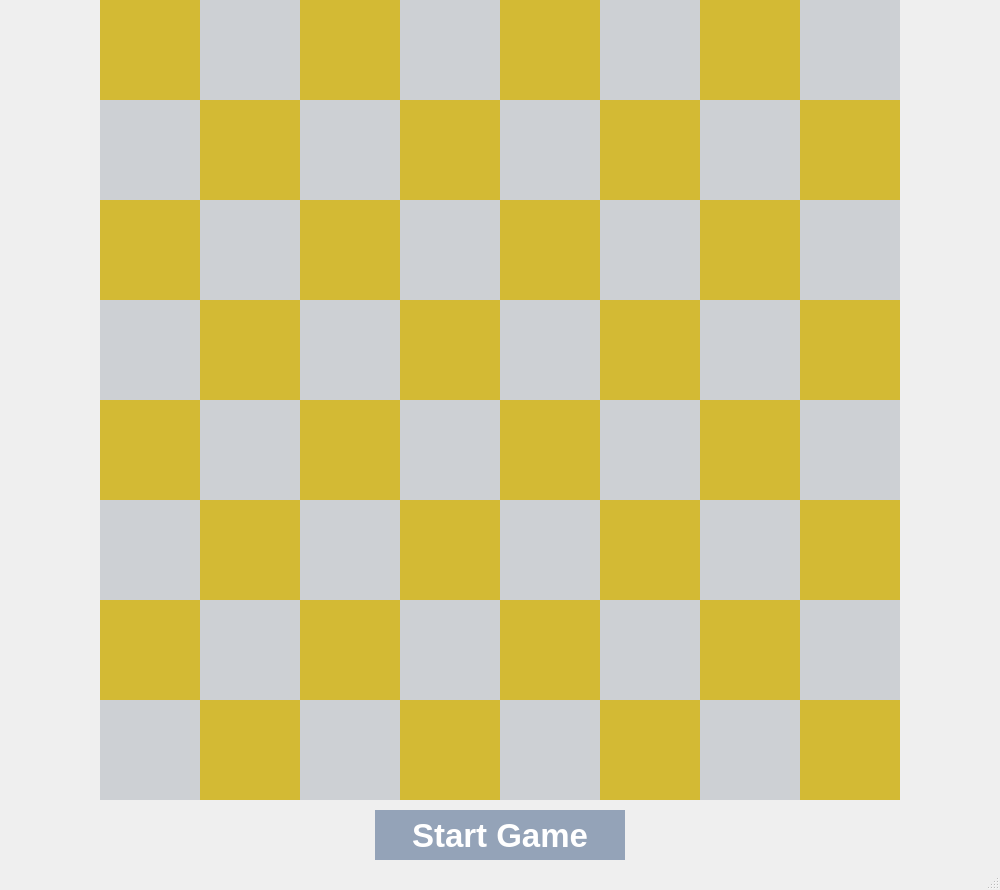
<?xml version="1.0" encoding="UTF-8"?>
<ui version="4.0">
 <class>MainWindow</class>
 <widget class="QMainWindow" name="MainWindow">
  <property name="geometry">
   <rect>
    <x>0</x>
    <y>0</y>
    <width>1000</width>
    <height>890</height>
   </rect>
  </property>
  <property name="windowTitle">
   <string>MainWindow</string>
  </property>
  <widget class="QWidget" name="centralwidget">
   <widget class="QWidget" name="board" native="true">
    <property name="geometry">
     <rect>
      <x>100</x>
      <y>0</y>
      <width>800</width>
      <height>800</height>
     </rect>
    </property>
    <property name="styleSheet">
     <string notr="true">background-color: black;</string>
    </property>
    <widget class="QWidget" name="tile00" native="true">
     <property name="geometry">
      <rect>
       <x>0</x>
       <y>0</y>
       <width>100</width>
       <height>100</height>
      </rect>
     </property>
     <property name="styleSheet">
      <string notr="true">background-color: #D3BA34;</string>
     </property>
    </widget>
    <widget class="QWidget" name="tile01" native="true">
     <property name="geometry">
      <rect>
       <x>100</x>
       <y>0</y>
       <width>100</width>
       <height>100</height>
      </rect>
     </property>
     <property name="styleSheet">
      <string notr="true">background-color: #CDD0D4;</string>
     </property>
    </widget>
    <widget class="QWidget" name="tile02" native="true">
     <property name="geometry">
      <rect>
       <x>200</x>
       <y>0</y>
       <width>100</width>
       <height>100</height>
      </rect>
     </property>
     <property name="styleSheet">
      <string notr="true">background-color: #D3BA34;</string>
     </property>
    </widget>
    <widget class="QWidget" name="tile04" native="true">
     <property name="geometry">
      <rect>
       <x>400</x>
       <y>0</y>
       <width>100</width>
       <height>100</height>
      </rect>
     </property>
     <property name="styleSheet">
      <string notr="true">background-color: #D3BA34;</string>
     </property>
    </widget>
    <widget class="QWidget" name="tile06" native="true">
     <property name="geometry">
      <rect>
       <x>600</x>
       <y>0</y>
       <width>100</width>
       <height>100</height>
      </rect>
     </property>
     <property name="styleSheet">
      <string notr="true">background-color: #D3BA34;</string>
     </property>
    </widget>
    <widget class="QWidget" name="tile03" native="true">
     <property name="geometry">
      <rect>
       <x>300</x>
       <y>0</y>
       <width>100</width>
       <height>100</height>
      </rect>
     </property>
     <property name="styleSheet">
      <string notr="true">background-color: #CDD0D4;</string>
     </property>
    </widget>
    <widget class="QWidget" name="tile05" native="true">
     <property name="geometry">
      <rect>
       <x>500</x>
       <y>0</y>
       <width>100</width>
       <height>100</height>
      </rect>
     </property>
     <property name="styleSheet">
      <string notr="true">background-color: #CDD0D4;</string>
     </property>
    </widget>
    <widget class="QWidget" name="tile07" native="true">
     <property name="geometry">
      <rect>
       <x>700</x>
       <y>0</y>
       <width>100</width>
       <height>100</height>
      </rect>
     </property>
     <property name="styleSheet">
      <string notr="true">background-color: #CDD0D4;</string>
     </property>
    </widget>
    <widget class="QWidget" name="tile10" native="true">
     <property name="geometry">
      <rect>
       <x>0</x>
       <y>100</y>
       <width>100</width>
       <height>100</height>
      </rect>
     </property>
     <property name="styleSheet">
      <string notr="true">background-color: #CDD0D4;</string>
     </property>
    </widget>
    <widget class="QWidget" name="tile30" native="true">
     <property name="geometry">
      <rect>
       <x>0</x>
       <y>300</y>
       <width>100</width>
       <height>100</height>
      </rect>
     </property>
     <property name="styleSheet">
      <string notr="true">background-color: #CDD0D4;</string>
     </property>
    </widget>
    <widget class="QWidget" name="tile50" native="true">
     <property name="geometry">
      <rect>
       <x>0</x>
       <y>500</y>
       <width>100</width>
       <height>100</height>
      </rect>
     </property>
     <property name="styleSheet">
      <string notr="true">background-color: #CDD0D4;</string>
     </property>
    </widget>
    <widget class="QWidget" name="tile70" native="true">
     <property name="geometry">
      <rect>
       <x>0</x>
       <y>700</y>
       <width>100</width>
       <height>100</height>
      </rect>
     </property>
     <property name="styleSheet">
      <string notr="true">background-color: #CDD0D4;</string>
     </property>
    </widget>
    <widget class="QWidget" name="tile20" native="true">
     <property name="geometry">
      <rect>
       <x>0</x>
       <y>200</y>
       <width>100</width>
       <height>100</height>
      </rect>
     </property>
     <property name="styleSheet">
      <string notr="true">background-color: #D3BA34;</string>
     </property>
    </widget>
    <widget class="QWidget" name="tile40" native="true">
     <property name="geometry">
      <rect>
       <x>0</x>
       <y>400</y>
       <width>100</width>
       <height>100</height>
      </rect>
     </property>
     <property name="styleSheet">
      <string notr="true">background-color: #D3BA34;</string>
     </property>
    </widget>
    <widget class="QWidget" name="tile60" native="true">
     <property name="geometry">
      <rect>
       <x>0</x>
       <y>600</y>
       <width>100</width>
       <height>100</height>
      </rect>
     </property>
     <property name="styleSheet">
      <string notr="true">background-color: #D3BA34;</string>
     </property>
    </widget>
    <widget class="QWidget" name="tile11" native="true">
     <property name="geometry">
      <rect>
       <x>100</x>
       <y>100</y>
       <width>100</width>
       <height>100</height>
      </rect>
     </property>
     <property name="styleSheet">
      <string notr="true">background-color: #D3BA34;</string>
     </property>
    </widget>
    <widget class="QWidget" name="tile13" native="true">
     <property name="geometry">
      <rect>
       <x>300</x>
       <y>100</y>
       <width>100</width>
       <height>100</height>
      </rect>
     </property>
     <property name="styleSheet">
      <string notr="true">background-color: #D3BA34;</string>
     </property>
    </widget>
    <widget class="QWidget" name="tile15" native="true">
     <property name="geometry">
      <rect>
       <x>500</x>
       <y>100</y>
       <width>100</width>
       <height>100</height>
      </rect>
     </property>
     <property name="styleSheet">
      <string notr="true">background-color: #D3BA34;</string>
     </property>
    </widget>
    <widget class="QWidget" name="tile17" native="true">
     <property name="geometry">
      <rect>
       <x>700</x>
       <y>100</y>
       <width>100</width>
       <height>100</height>
      </rect>
     </property>
     <property name="styleSheet">
      <string notr="true">background-color: #D3BA34;</string>
     </property>
    </widget>
    <widget class="QWidget" name="tile22" native="true">
     <property name="geometry">
      <rect>
       <x>200</x>
       <y>200</y>
       <width>100</width>
       <height>100</height>
      </rect>
     </property>
     <property name="styleSheet">
      <string notr="true">background-color: #D3BA34;</string>
     </property>
    </widget>
    <widget class="QWidget" name="tile24" native="true">
     <property name="geometry">
      <rect>
       <x>400</x>
       <y>200</y>
       <width>100</width>
       <height>100</height>
      </rect>
     </property>
     <property name="styleSheet">
      <string notr="true">background-color: #D3BA34;</string>
     </property>
    </widget>
    <widget class="QWidget" name="tile26" native="true">
     <property name="geometry">
      <rect>
       <x>600</x>
       <y>200</y>
       <width>100</width>
       <height>100</height>
      </rect>
     </property>
     <property name="styleSheet">
      <string notr="true">background-color: #D3BA34;</string>
     </property>
    </widget>
    <widget class="QWidget" name="tile31" native="true">
     <property name="geometry">
      <rect>
       <x>100</x>
       <y>300</y>
       <width>100</width>
       <height>100</height>
      </rect>
     </property>
     <property name="styleSheet">
      <string notr="true">background-color: #D3BA34;</string>
     </property>
    </widget>
    <widget class="QWidget" name="tile33" native="true">
     <property name="geometry">
      <rect>
       <x>300</x>
       <y>300</y>
       <width>100</width>
       <height>100</height>
      </rect>
     </property>
     <property name="styleSheet">
      <string notr="true">background-color: #D3BA34;</string>
     </property>
    </widget>
    <widget class="QWidget" name="tile35" native="true">
     <property name="geometry">
      <rect>
       <x>500</x>
       <y>300</y>
       <width>100</width>
       <height>100</height>
      </rect>
     </property>
     <property name="styleSheet">
      <string notr="true">background-color: #D3BA34;</string>
     </property>
    </widget>
    <widget class="QWidget" name="tile37" native="true">
     <property name="geometry">
      <rect>
       <x>700</x>
       <y>300</y>
       <width>100</width>
       <height>100</height>
      </rect>
     </property>
     <property name="styleSheet">
      <string notr="true">background-color: #D3BA34;</string>
     </property>
    </widget>
    <widget class="QWidget" name="tile42" native="true">
     <property name="geometry">
      <rect>
       <x>200</x>
       <y>400</y>
       <width>100</width>
       <height>100</height>
      </rect>
     </property>
     <property name="styleSheet">
      <string notr="true">background-color: #D3BA34;</string>
     </property>
    </widget>
    <widget class="QWidget" name="tile44" native="true">
     <property name="geometry">
      <rect>
       <x>400</x>
       <y>400</y>
       <width>100</width>
       <height>100</height>
      </rect>
     </property>
     <property name="styleSheet">
      <string notr="true">background-color: #D3BA34;</string>
     </property>
    </widget>
    <widget class="QWidget" name="tile46" native="true">
     <property name="geometry">
      <rect>
       <x>600</x>
       <y>400</y>
       <width>100</width>
       <height>100</height>
      </rect>
     </property>
     <property name="styleSheet">
      <string notr="true">background-color: #D3BA34;</string>
     </property>
    </widget>
    <widget class="QWidget" name="tile51" native="true">
     <property name="geometry">
      <rect>
       <x>100</x>
       <y>500</y>
       <width>100</width>
       <height>100</height>
      </rect>
     </property>
     <property name="styleSheet">
      <string notr="true">background-color: #D3BA34;</string>
     </property>
    </widget>
    <widget class="QWidget" name="tile53" native="true">
     <property name="geometry">
      <rect>
       <x>300</x>
       <y>500</y>
       <width>100</width>
       <height>100</height>
      </rect>
     </property>
     <property name="styleSheet">
      <string notr="true">background-color: #D3BA34;</string>
     </property>
    </widget>
    <widget class="QWidget" name="tile55" native="true">
     <property name="geometry">
      <rect>
       <x>500</x>
       <y>500</y>
       <width>100</width>
       <height>100</height>
      </rect>
     </property>
     <property name="styleSheet">
      <string notr="true">background-color: #D3BA34;</string>
     </property>
    </widget>
    <widget class="QWidget" name="tile57" native="true">
     <property name="geometry">
      <rect>
       <x>700</x>
       <y>500</y>
       <width>100</width>
       <height>100</height>
      </rect>
     </property>
     <property name="styleSheet">
      <string notr="true">background-color: #D3BA34;</string>
     </property>
    </widget>
    <widget class="QWidget" name="tile62" native="true">
     <property name="geometry">
      <rect>
       <x>200</x>
       <y>600</y>
       <width>100</width>
       <height>100</height>
      </rect>
     </property>
     <property name="styleSheet">
      <string notr="true">background-color: #D3BA34;</string>
     </property>
    </widget>
    <widget class="QWidget" name="tile64" native="true">
     <property name="geometry">
      <rect>
       <x>400</x>
       <y>600</y>
       <width>100</width>
       <height>100</height>
      </rect>
     </property>
     <property name="styleSheet">
      <string notr="true">background-color: #D3BA34;</string>
     </property>
    </widget>
    <widget class="QWidget" name="tile66" native="true">
     <property name="geometry">
      <rect>
       <x>600</x>
       <y>600</y>
       <width>100</width>
       <height>100</height>
      </rect>
     </property>
     <property name="styleSheet">
      <string notr="true">background-color: #D3BA34;</string>
     </property>
    </widget>
    <widget class="QWidget" name="tile71" native="true">
     <property name="geometry">
      <rect>
       <x>100</x>
       <y>700</y>
       <width>100</width>
       <height>100</height>
      </rect>
     </property>
     <property name="styleSheet">
      <string notr="true">background-color: #D3BA34;</string>
     </property>
    </widget>
    <widget class="QWidget" name="tile73" native="true">
     <property name="geometry">
      <rect>
       <x>300</x>
       <y>700</y>
       <width>100</width>
       <height>100</height>
      </rect>
     </property>
     <property name="styleSheet">
      <string notr="true">background-color: #D3BA34;</string>
     </property>
    </widget>
    <widget class="QWidget" name="tile75" native="true">
     <property name="geometry">
      <rect>
       <x>500</x>
       <y>700</y>
       <width>100</width>
       <height>100</height>
      </rect>
     </property>
     <property name="styleSheet">
      <string notr="true">background-color: #D3BA34;</string>
     </property>
    </widget>
    <widget class="QWidget" name="tile77" native="true">
     <property name="geometry">
      <rect>
       <x>700</x>
       <y>700</y>
       <width>100</width>
       <height>100</height>
      </rect>
     </property>
     <property name="styleSheet">
      <string notr="true">background-color: #D3BA34;</string>
     </property>
    </widget>
    <widget class="QWidget" name="tile12" native="true">
     <property name="geometry">
      <rect>
       <x>200</x>
       <y>100</y>
       <width>100</width>
       <height>100</height>
      </rect>
     </property>
     <property name="styleSheet">
      <string notr="true">background-color: #CDD0D4;</string>
     </property>
    </widget>
    <widget class="QWidget" name="tile14" native="true">
     <property name="geometry">
      <rect>
       <x>400</x>
       <y>100</y>
       <width>100</width>
       <height>100</height>
      </rect>
     </property>
     <property name="styleSheet">
      <string notr="true">background-color: #CDD0D4;</string>
     </property>
    </widget>
    <widget class="QWidget" name="tile16" native="true">
     <property name="geometry">
      <rect>
       <x>600</x>
       <y>100</y>
       <width>100</width>
       <height>100</height>
      </rect>
     </property>
     <property name="styleSheet">
      <string notr="true">background-color: #CDD0D4;</string>
     </property>
    </widget>
    <widget class="QWidget" name="tile21" native="true">
     <property name="geometry">
      <rect>
       <x>100</x>
       <y>200</y>
       <width>100</width>
       <height>100</height>
      </rect>
     </property>
     <property name="styleSheet">
      <string notr="true">background-color: #CDD0D4;</string>
     </property>
    </widget>
    <widget class="QWidget" name="tile23" native="true">
     <property name="geometry">
      <rect>
       <x>300</x>
       <y>200</y>
       <width>100</width>
       <height>100</height>
      </rect>
     </property>
     <property name="styleSheet">
      <string notr="true">background-color: #CDD0D4;</string>
     </property>
    </widget>
    <widget class="QWidget" name="tile25" native="true">
     <property name="geometry">
      <rect>
       <x>500</x>
       <y>200</y>
       <width>100</width>
       <height>100</height>
      </rect>
     </property>
     <property name="styleSheet">
      <string notr="true">background-color: #CDD0D4;</string>
     </property>
    </widget>
    <widget class="QWidget" name="tile27" native="true">
     <property name="geometry">
      <rect>
       <x>700</x>
       <y>200</y>
       <width>100</width>
       <height>100</height>
      </rect>
     </property>
     <property name="styleSheet">
      <string notr="true">background-color: #CDD0D4;</string>
     </property>
    </widget>
    <widget class="QWidget" name="tile32" native="true">
     <property name="geometry">
      <rect>
       <x>200</x>
       <y>300</y>
       <width>100</width>
       <height>100</height>
      </rect>
     </property>
     <property name="styleSheet">
      <string notr="true">background-color: #CDD0D4;</string>
     </property>
    </widget>
    <widget class="QWidget" name="tile34" native="true">
     <property name="geometry">
      <rect>
       <x>400</x>
       <y>300</y>
       <width>100</width>
       <height>100</height>
      </rect>
     </property>
     <property name="styleSheet">
      <string notr="true">background-color: #CDD0D4;</string>
     </property>
    </widget>
    <widget class="QWidget" name="tile36" native="true">
     <property name="geometry">
      <rect>
       <x>600</x>
       <y>300</y>
       <width>100</width>
       <height>100</height>
      </rect>
     </property>
     <property name="styleSheet">
      <string notr="true">background-color: #CDD0D4;</string>
     </property>
    </widget>
    <widget class="QWidget" name="tile41" native="true">
     <property name="geometry">
      <rect>
       <x>100</x>
       <y>400</y>
       <width>100</width>
       <height>100</height>
      </rect>
     </property>
     <property name="styleSheet">
      <string notr="true">background-color: #CDD0D4;</string>
     </property>
    </widget>
    <widget class="QWidget" name="tile43" native="true">
     <property name="geometry">
      <rect>
       <x>300</x>
       <y>400</y>
       <width>100</width>
       <height>100</height>
      </rect>
     </property>
     <property name="styleSheet">
      <string notr="true">background-color: #CDD0D4;</string>
     </property>
    </widget>
    <widget class="QWidget" name="tile45" native="true">
     <property name="geometry">
      <rect>
       <x>500</x>
       <y>400</y>
       <width>100</width>
       <height>100</height>
      </rect>
     </property>
     <property name="styleSheet">
      <string notr="true">background-color: #CDD0D4;</string>
     </property>
    </widget>
    <widget class="QWidget" name="tile47" native="true">
     <property name="geometry">
      <rect>
       <x>700</x>
       <y>400</y>
       <width>100</width>
       <height>100</height>
      </rect>
     </property>
     <property name="styleSheet">
      <string notr="true">background-color: #CDD0D4;</string>
     </property>
    </widget>
    <widget class="QWidget" name="tile52" native="true">
     <property name="geometry">
      <rect>
       <x>200</x>
       <y>500</y>
       <width>100</width>
       <height>100</height>
      </rect>
     </property>
     <property name="styleSheet">
      <string notr="true">background-color: #CDD0D4;</string>
     </property>
    </widget>
    <widget class="QWidget" name="tile54" native="true">
     <property name="geometry">
      <rect>
       <x>400</x>
       <y>500</y>
       <width>100</width>
       <height>100</height>
      </rect>
     </property>
     <property name="styleSheet">
      <string notr="true">background-color: #CDD0D4;</string>
     </property>
    </widget>
    <widget class="QWidget" name="tile56" native="true">
     <property name="geometry">
      <rect>
       <x>600</x>
       <y>500</y>
       <width>100</width>
       <height>100</height>
      </rect>
     </property>
     <property name="styleSheet">
      <string notr="true">background-color: #CDD0D4;</string>
     </property>
    </widget>
    <widget class="QWidget" name="tile61" native="true">
     <property name="geometry">
      <rect>
       <x>100</x>
       <y>600</y>
       <width>100</width>
       <height>100</height>
      </rect>
     </property>
     <property name="styleSheet">
      <string notr="true">background-color: #CDD0D4;</string>
     </property>
    </widget>
    <widget class="QWidget" name="tile63" native="true">
     <property name="geometry">
      <rect>
       <x>300</x>
       <y>600</y>
       <width>100</width>
       <height>100</height>
      </rect>
     </property>
     <property name="styleSheet">
      <string notr="true">background-color: #CDD0D4;</string>
     </property>
    </widget>
    <widget class="QWidget" name="tile65" native="true">
     <property name="geometry">
      <rect>
       <x>500</x>
       <y>600</y>
       <width>100</width>
       <height>100</height>
      </rect>
     </property>
     <property name="styleSheet">
      <string notr="true">background-color: #CDD0D4;</string>
     </property>
    </widget>
    <widget class="QWidget" name="tile67" native="true">
     <property name="geometry">
      <rect>
       <x>700</x>
       <y>600</y>
       <width>100</width>
       <height>100</height>
      </rect>
     </property>
     <property name="styleSheet">
      <string notr="true">background-color: #CDD0D4;</string>
     </property>
    </widget>
    <widget class="QWidget" name="tile72" native="true">
     <property name="geometry">
      <rect>
       <x>200</x>
       <y>700</y>
       <width>100</width>
       <height>100</height>
      </rect>
     </property>
     <property name="styleSheet">
      <string notr="true">background-color: #CDD0D4;</string>
     </property>
    </widget>
    <widget class="QWidget" name="tile74" native="true">
     <property name="geometry">
      <rect>
       <x>400</x>
       <y>700</y>
       <width>100</width>
       <height>100</height>
      </rect>
     </property>
     <property name="styleSheet">
      <string notr="true">background-color: #CDD0D4;</string>
     </property>
    </widget>
    <widget class="QWidget" name="tile76" native="true">
     <property name="geometry">
      <rect>
       <x>600</x>
       <y>700</y>
       <width>100</width>
       <height>100</height>
      </rect>
     </property>
     <property name="styleSheet">
      <string notr="true">background-color: #CDD0D4;</string>
     </property>
    </widget>
   </widget>
   <widget class="QPushButton" name="game_btn">
    <property name="geometry">
     <rect>
      <x>375</x>
      <y>810</y>
      <width>250</width>
      <height>50</height>
     </rect>
    </property>
    <property name="font">
     <font>
      <pointsize>25</pointsize>
      <bold>true</bold>
      <underline>false</underline>
      <kerning>true</kerning>
     </font>
    </property>
    <property name="styleSheet">
     <string notr="true">background-color: #94A3B8;
border: none;
color: white;</string>
    </property>
    <property name="text">
     <string>Start Game</string>
    </property>
    <property name="autoDefault">
     <bool>false</bool>
    </property>
   </widget>
  </widget>
  <widget class="QMenuBar" name="menubar">
   <property name="geometry">
    <rect>
     <x>0</x>
     <y>0</y>
     <width>1000</width>
     <height>24</height>
    </rect>
   </property>
  </widget>
  <widget class="QStatusBar" name="statusbar"/>
 </widget>
 <resources/>
 <connections/>
</ui>
